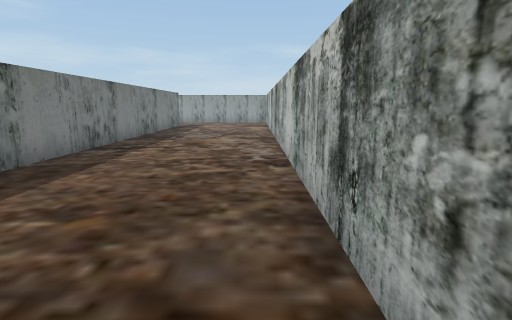
view 1 (above)

18 first-person views from a walk through a 3-D level made in the Unity game engine. The camera is 1.2 m above the floor, tilts 10° down and sees 80° across. The floor is counted in squares, 1 m on a side. Each view is taken from the middle of a square. On the plan, view 1 faces up. The plan holds only what a view shows up to about 13 squares ahead; the rest is blank. The place goes on beyond the plan. The player is left out.

view 2
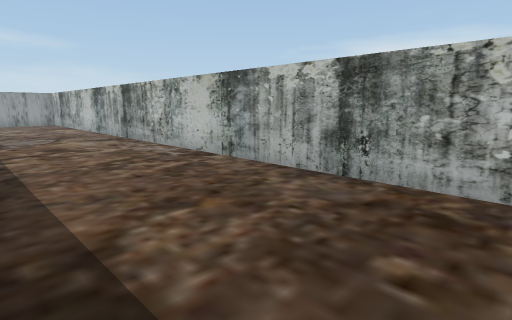

view 3
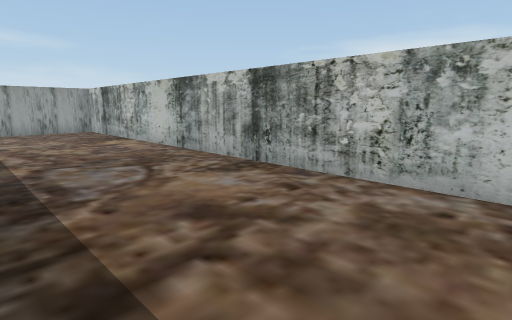

view 4
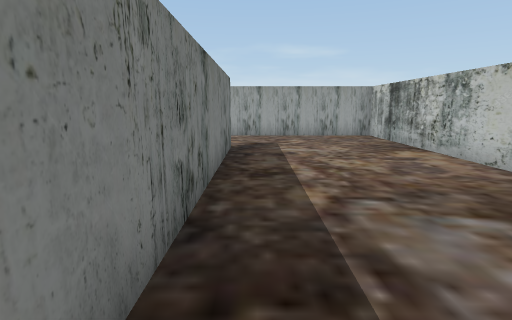

view 5
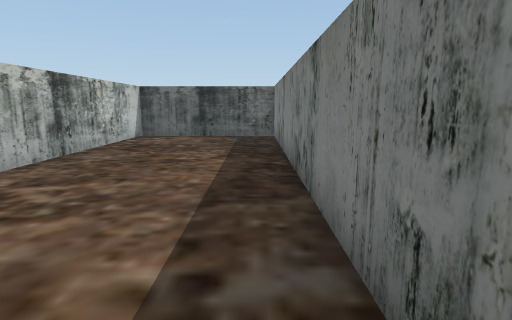

view 6
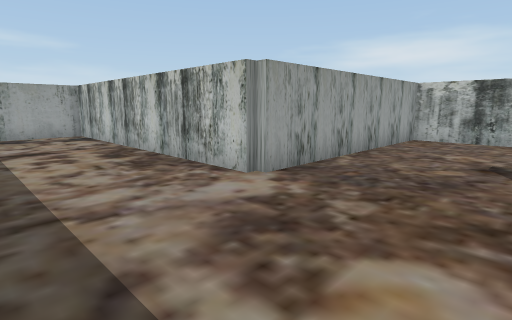

view 7
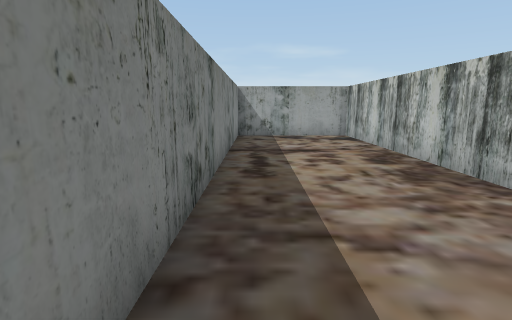

view 8
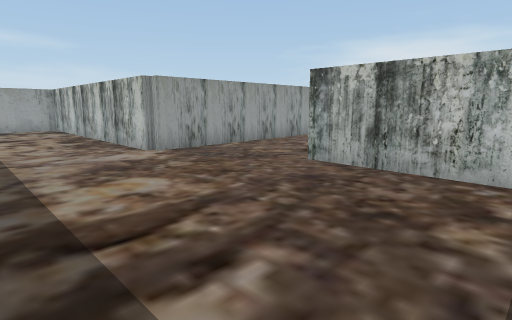

view 9
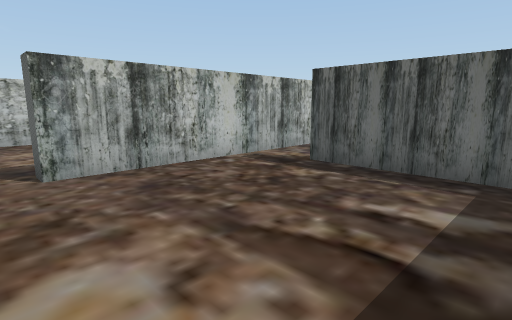

view 10
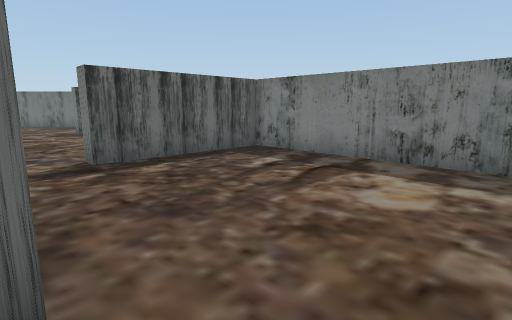

view 11
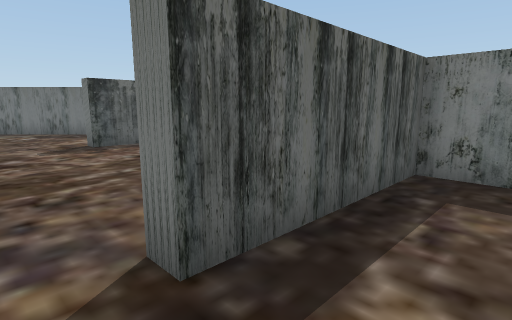

view 12
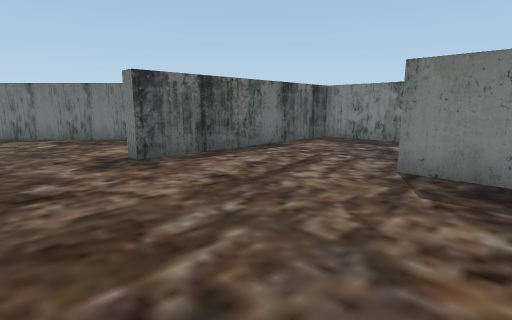

view 13
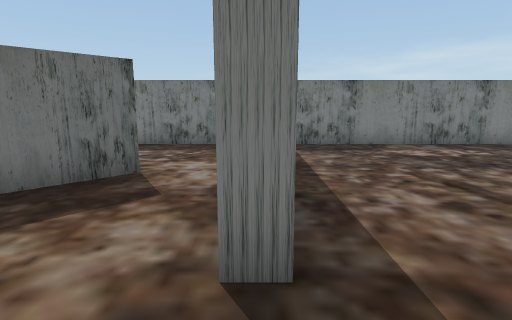

view 14
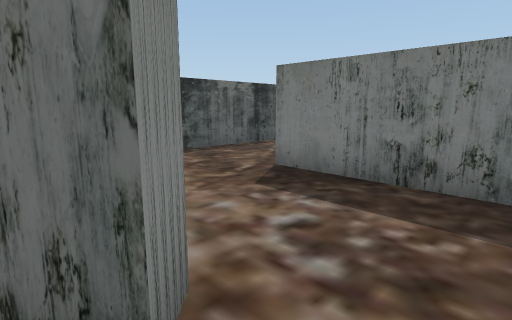

view 15
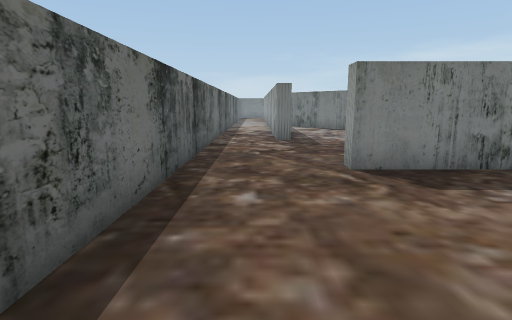

view 16
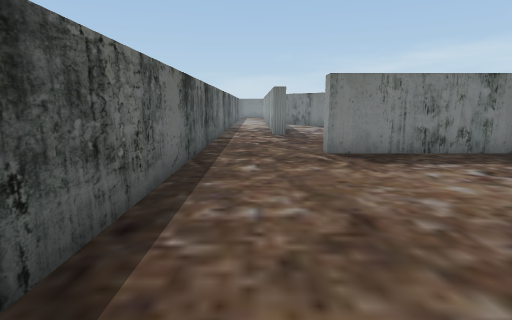

view 17
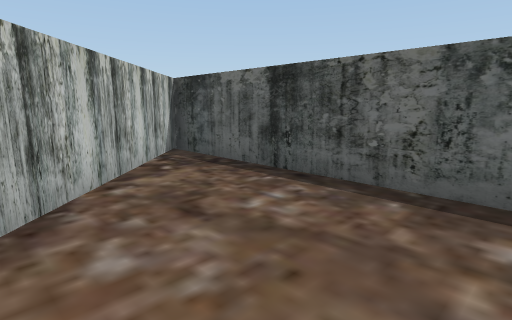

view 18
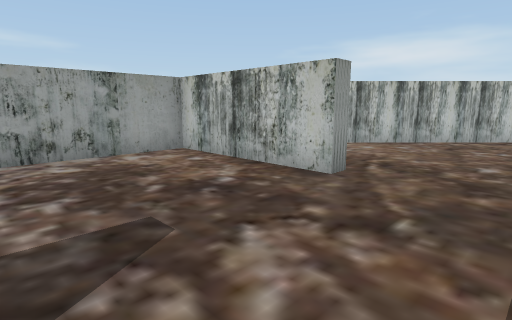

### Floor plan
Points are (right, up) in squares from view 1. A wall is a line through its corners. A room is listed if a view was taken in it or the views show most of it. See-through windows are left out.
Room 1 (views 1, 2, 3, 4, 5, 6, 7, 8, 9, 10, 11)
walls: (-5.3, 13.5) (-5.3, 19.1) (-4.7, 19.1) (-4.7, -2.1); (-4.9, -2.7) (0.7, -2.7) (0.7, 22.7) (-7.2, 22.7) (-7.2, 32.7) (-11.8, 32.7); (-11.7, 32.4) (-11.7, 14.3) (-7, 14.3) (-7, 13.6)
ways out: opening at (-6.5, 14) to room 2
Room 2 (views 12, 13, 14)
walls: (-12.5, 3.9) (-7.3, -1.4); (-11.7, 12.6) (-11.7, 10.9); (-5.3, 11.6) (-5.3, 13.5); (-16.7, 14.2) (-16.7, 6.3) (-8.9, 6.3) (-8.9, 5.6)
ways out: opening at (-6.5, 14) to room 1; opening at (-12.5, 4.5) to room 3; opening at (-16, 14)
Room 3 (views 15, 16, 17, 18)
walls: (-13, 3.3) (-12.5, 3.9); (-16.7, 5.6) (-16.7, 0.8) (-17.3, 0.8) (-17.3, 5.7) (-21.4, 5.7); (-22, 0.4) (-22, -0.2); (-22.2, -0.2) (-23.1, -0.2); (-23.5, -2.7) (-6.9, -2.7) (-12.7, 3.1)
ways out: opening at (-12.5, 4.5) to room 2

Where each view was taken, in squares from view 1:
view 1: 0 up, 0 right, facing up
view 2: 0 up, 4 left, facing up-right
view 3: 7 up, 4 left, facing up-right
view 4: 10 up, 4 left, facing up
view 5: 10 up, 4 left, facing down
view 6: 19 up, 11 left, facing up-right
view 7: 20 up, 11 left, facing up
view 8: 15 up, 11 left, facing up-right
view 9: 20 up, 11 left, facing down-right
view 10: 21 up, 5 left, facing down-left
view 11: 16 up, 6 left, facing down-left
view 12: 13 up, 6 left, facing down-left
view 13: 6 up, 7 left, facing left
view 14: 5 up, 12 left, facing down-left
view 15: 1 down, 11 left, facing left
view 16: 1 down, 9 left, facing left
view 17: 2 up, 15 left, facing down-right
view 18: 2 down, 22 left, facing up-right
